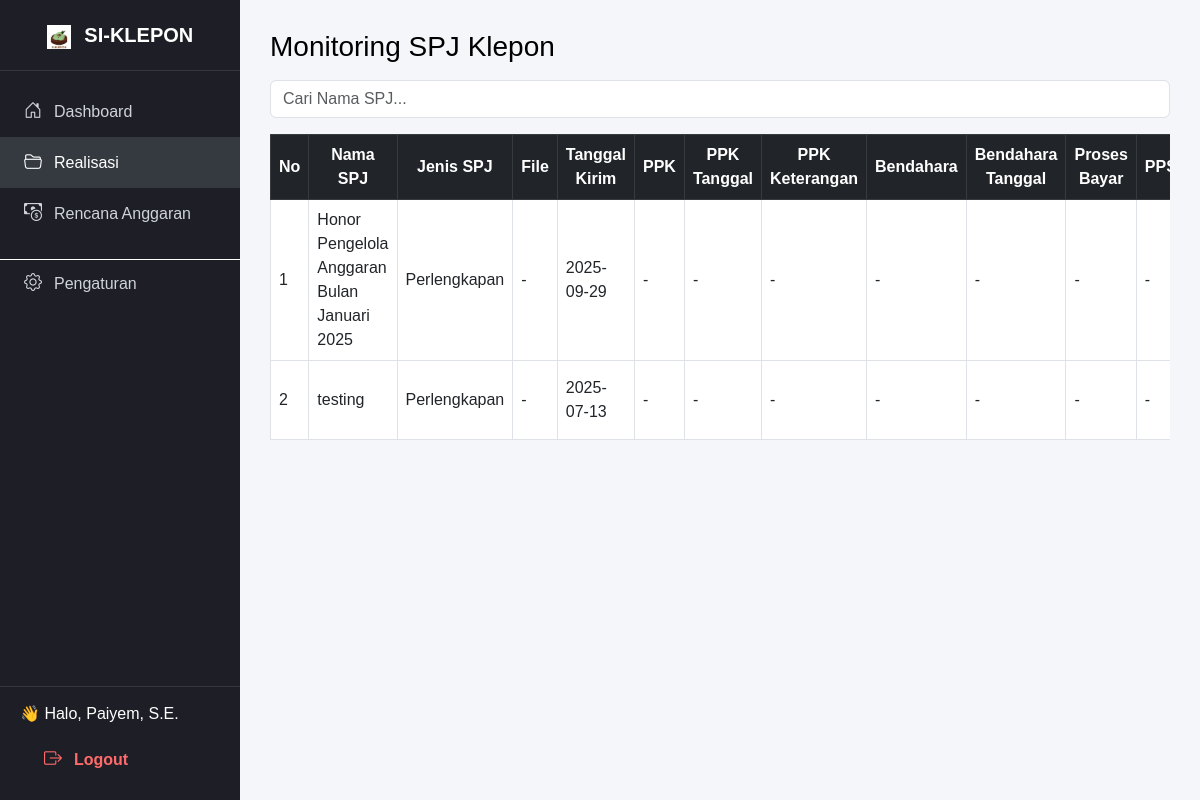
Screenshot of /klepon/klepon.php (signed in) with the database file from the repository.
### tables this page shows
CREATE TABLE `form_data` (
  `id` int(11) NOT NULL,
  `nama_spj` varchar(100) DEFAULT NULL,
  `jenis_spj` varchar(50) DEFAULT NULL,
  `detail` text DEFAULT NULL,
  `file_names` text DEFAULT NULL,
  `tgl_kirim` date DEFAULT NULL,
  `ppk_status` varchar(50) DEFAULT NULL,
  `ppk_tanggal` date DEFAULT NULL,
  `ppk_keterangan` varchar(100) DEFAULT NULL,
  `bendahara_status` varchar(50) DEFAULT NULL,
  `bendahara_tanggal` date DEFAULT NULL,
  `bendahara_keterangan` varchar(100) DEFAULT NULL,
  `proses_bayar` varchar(50) DEFAULT NULL,
  `ppspm_status` varchar(50) DEFAULT NULL,
  `ppspm_tanggal` date DEFAULT NULL,
  `ppspm_keterangan` varchar(100) DEFAULT NULL,
  `proses_terakhir` varchar(50) DEFAULT NULL
);

### klepon/klepon.php (the view, shortened to what this page needs)
<?php
include '../db/koneksi.php';
$data = mysqli_query($conn, "SELECT * FROM form_data ORDER BY id DESC");
?>
<!DOCTYPE html>
<html lang="id">
<head>
    <link href="https://cdn.jsdelivr.net/npm/bootstrap@5.3.0/dist/css/bootstrap.min.css" rel="stylesheet">
    <link href="https://cdn.jsdelivr.net/npm/bootstrap-icons@1.11.1/font/bootstrap-icons.css" rel="stylesheet">
</head>
<body>
<div class="sidebar">
    <div>
        <div class="brand">
            <img src="../uploads/kle.png" alt="Logo SI-KLEPON" style="width: 24px; height: 24px; vertical-align: middle; margin-right: 8px;">
            SI-KLEPON
        </div>
        <div class="menu">
            <a href="../menu.php"><i class="bi bi-house-door"></i> Dashboard</a>
            <a href="klepon.php" class="active"><i class="bi bi-folder2-open"></i> Realisasi</a>
            <a href="../anggaran/anggaran.php"><i class="bi bi-cash-coin"></i> Rencana Anggaran</a>
            <a href="../pengaturan.php" style="margin-top: 20px; border-top: 1px solid white; padding-top: 10px;">
                <i class="bi bi-gear"></i> Pengaturan </a>
        </div>
    </div>
    <div class="logout">
        <span class="d-block mb-2">👋 Halo, <?= $_SESSION['nama']; ?></span>
        <a href="../logout.php"><i class="bi bi-box-arrow-right"></i> Logout</a>
    </div>
</div>
<div class="main-content">
    <h3 class="mb-3 text-black">Monitoring SPJ Klepon</h3>
    <input type="text" id="search" class="form-control mb-3" placeholder="Cari Nama SPJ..." onkeyup="filterTable()">
    <div class="table-responsive">
        <table class="table table-bordered align-middle" id="spjTable">
            <thead class="table-dark text-center">
                <tr>
                    <th>No</th>
                    <th>Nama SPJ</th>
                    <th>Jenis SPJ</th>
                    <th>File</th>
                    <th>Tanggal Kirim</th>
                    <th>PPK</th>
                    <th>PPK Tanggal</th>
                    <th>PPK Keterangan</th>
                    <th>Bendahara</th>
                    <th>Bendahara Tanggal</th>
                    <th>Proses Bayar</th>
                    <th>PPSPM</th>
                </tr>
            </thead>
            <tbody>
                <?php $no = 1; while ($d = mysqli_fetch_assoc($data)) : ?>
                    <tr>
                        <td><?= $no++; ?></td>
                        <td><?= htmlspecialchars($d['nama_spj']); ?></td>
                        <td><?= htmlspecialchars($d['jenis_spj']); ?></td>
                        <td>
                            <?php
                                $files = json_decode($d['file_names']);
                                if ($files && is_array($files)) {
                                    foreach ($files as $f) {
                                        $filePath = "../uploads/" . basename($f);
                                        if (file_exists($filePath)) {
                                            echo "<a href='$filePath' target='_blank' class='file-link'>$f</a><br>";
                                        } else {
                                            echo "<span class='text-muted'>$f (tidak ditemukan)</span><br>";
                                        }
                                    }
                                } else {
                                    echo "-";
                                }
                            ?>
                        </td>
                        <td><?= $d['tgl_kirim'] ?: '-'; ?></td>
                        <td><?= $d['ppk_status'] ?: '-'; ?></td>
                        <td><?= $d['ppk_tanggal'] ?: '-'; ?></td>
                        <td><?= $d['ppk_keterangan'] ?: '-'; ?></td>
                        <td><?= $d['bendahara_status'] ?: '-'; ?></td>
                        <td><?= $d['bendahara_tanggal'] ?: '-'; ?></td>
                        <td><?= $d['proses_bayar'] ?: '-'; ?></td>
                        <td><?= $d['ppspm_status'] ?: '-'; ?></td>
                    </tr>
                <?php endwhile; ?>
            </tbody>
        </table>
    </div>
</div>
</body>
</html>

### klepon/klepon.php (style rules this page uses)
body { margin: 0; font-family: 'Poppins', sans-serif; background-color: #f4f6f9; }
.sidebar { position: fixed; top: 0; left: 0; width: 240px; height: 100vh; background-color: #1e1f26; color: #fff; display: flex; flex-direction: column; justify-content: space-between; }
.sidebar .brand { font-size: 20px; font-weight: 600; padding: 20px; border-bottom: 1px solid rgba(255,255,255,0.1); text-align: center; }
.sidebar .menu { flex: 1; padding: 15px 0; }
.sidebar a { display: flex; align-items: center; gap: 12px; padding: 12px 24px; color: #cfd3dc; text-decoration: none; font-weight: 500; transition: 0.2s; }
.sidebar a:hover, .sidebar a.active { background-color: #343a40; color: #fff; }
.sidebar a i { font-size: 18px; }
.logout { border-top: 1px solid rgba(255,255,255,0.1); padding: 15px 20px; }
.logout a { color: #ff6b6b; text-decoration: none; font-weight: 600; }
.main-content { margin-left: 240px; padding: 30px; }
.table-responsive { background: none; border-radius: 0; box-shadow: none; }
.table { background-color: white; border-radius: 0; overflow: hidden; }
th, td { vertical-align: middle; }
th { background-color: #f8f9fa; font-weight: 600; }

### rows the page displays
form_data: nama_spj "Honor Pengelola Anggaran Bulan Januari 2025", jenis_spj "Perlengkapan", tgl_kirim "2025-09-29", ppk_status "-", ppk_tanggal "-", ppk_keterangan "-", bendahara_status "-", bendahara_tanggal "-", proses_bayar "-", ppspm_status "-"
form_data: nama_spj "testing", jenis_spj "Perlengkapan", tgl_kirim "2025-07-13", ppk_status "-", ppk_tanggal "-", ppk_keterangan "-", bendahara_status "-", bendahara_tanggal "-", proses_bayar "-", ppspm_status "-"

### other values shown
$_SESSION['nama'] "Paiyem, S.E."
